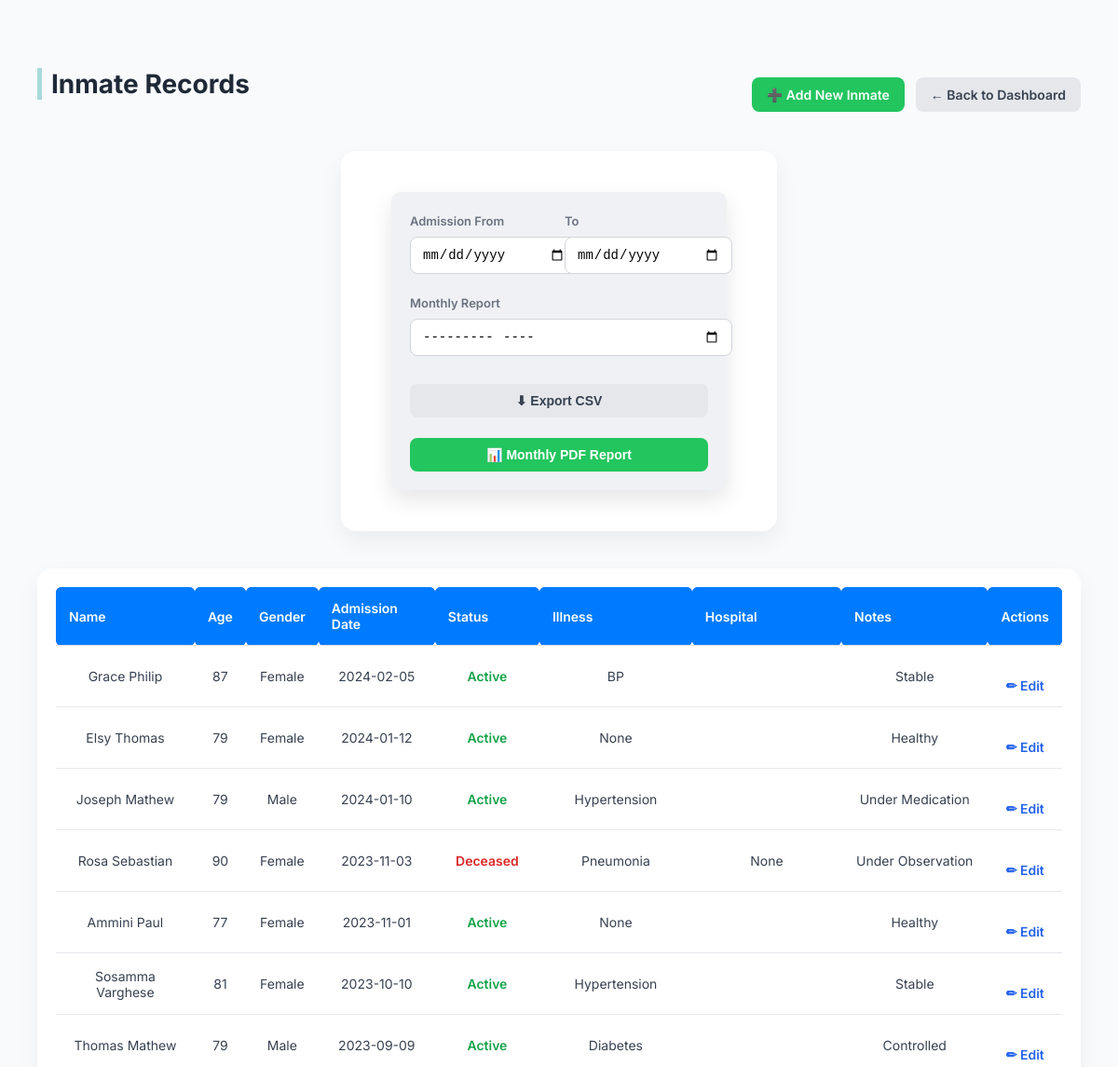
The page /admin/inmates (signed in, upper part) on the database as committed earlier.
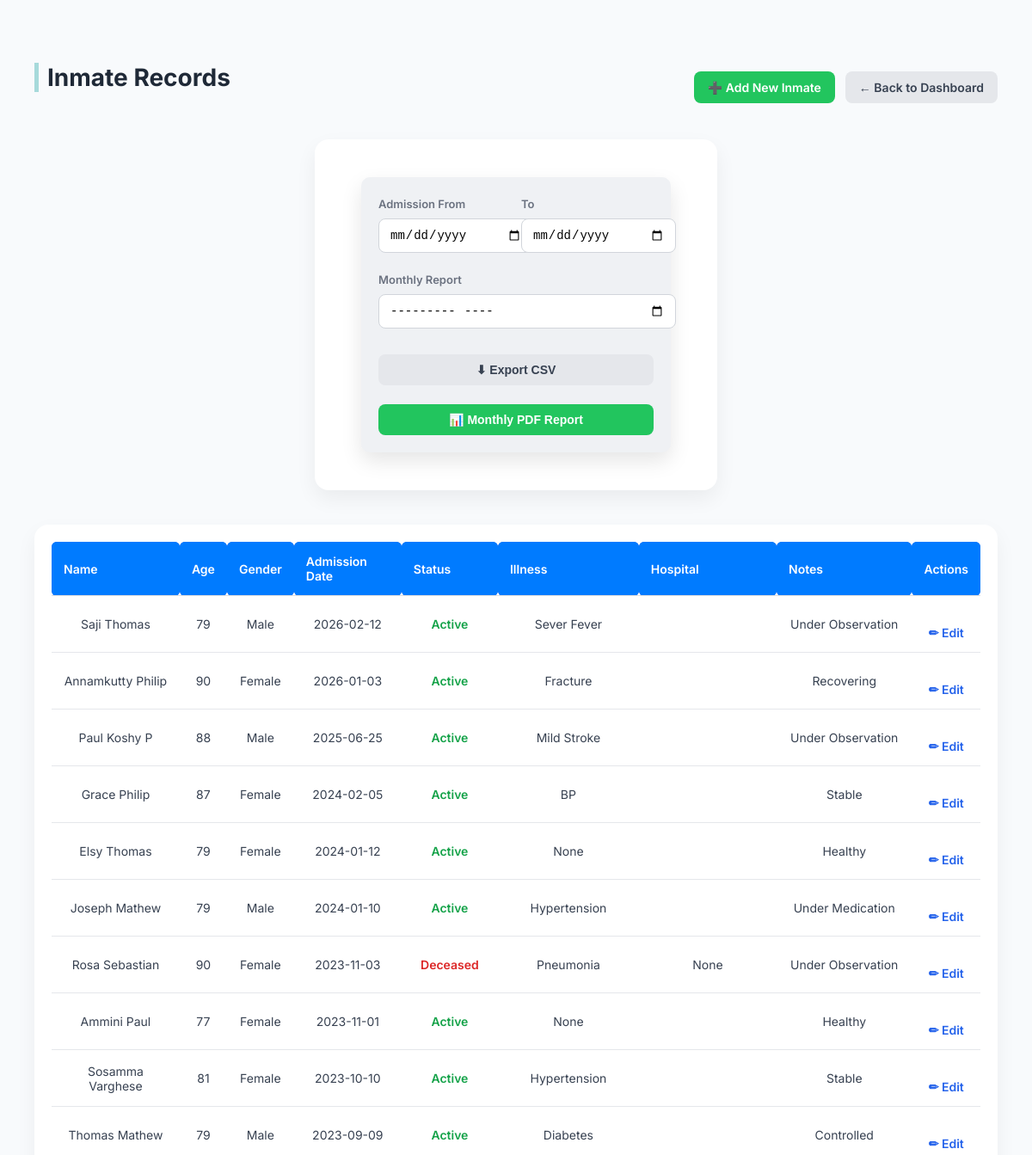
The same page on the database as committed later.
### tables this page shows
CREATE TABLE inmates(
        id INTEGER PRIMARY KEY AUTOINCREMENT,
        name TEXT,
        age INTEGER,
        gender TEXT,
        admission_date TEXT,
        status TEXT,
        illness TEXT,
        hospital_details TEXT,
        notes TEXT,
        date_of_death TEXT,
        previous_status TEXT,
        status_updated_date TEXT
    );

### app.py (the view)
@app.route("/admin/inmates")
def view_inmates():
    if "admin" not in session:
        return redirect("/")
    db = get_db()
    inmates = db.execute(
        "SELECT * FROM inmates ORDER BY admission_date DESC"
    ).fetchall()
    return render_template("inmates.html", inmates=inmates)

### app.py (called while the page is built)
def get_db():
    conn = sqlite3.connect(DB)
    conn.row_factory = sqlite3.Row
    return conn

### templates/inmates.html (shortened to what this page needs)
<!DOCTYPE html>
<html lang="en">
<head>
    <link rel="stylesheet" href="{{ url_for('static', filename='style.css') }}">
</head>
<body>
<div class="container">
    <div class="page-header">
        <h2>Inmate Records</h2>
        <div class="header-actions">
            <a href="/admin/inmates/add" class="action-btn">➕ Add New Inmate</a>
            <a href="/admin" class="action-btn secondary">← Back to Dashboard</a>
        </div>
    </div>
    <div class="filter-card">
        <form method="GET" class="filter-form">
            <div style="flex:1">
                <label>Admission From</label>
                <input type="date" name="from_date">
            </div>
            <div style="flex:1">
                <label>To</label>
                <input type="date" name="to_date">
            </div>
            <div style="flex:1">
                <label>Monthly Report</label>
                <input type="month" name="month">
            </div>
            <button formaction="/admin/export/inmates/csv" class="action-btn secondary">
                ⬇ Export CSV
            </button>
            <button formaction="/admin/export/monthly-report/pdf" class="action-btn">
                📊 Monthly PDF Report
            </button>
        </form>
    </div>
    <div class="table-wrapper">
        <table class="inmate-table">
            <thead>
                <tr>
                    <th>Name</th>
                    <th>Age</th>
                    <th>Gender</th>
                    <th>Admission Date</th>
                    <th>Status</th>
                    <th>Illness</th>
                    <th>Hospital</th>
                    <th>Notes</th>
                    <th>Actions</th>
                </tr>
            </thead>
            <tbody>
            {% for inmate in inmates %}
                <tr>
                    <td>{{ inmate['name'] }}</td>
                    <td>{{ inmate['age'] }}</td>
                    <td>{{ inmate['gender'] }}</td>
                    <td>{{ inmate['admission_date'] }}</td>
                    <td>
                        {% if inmate['status'] == 'Active' %}
                            <span style="color:#16a34a; font-weight:600;">Active</span>
                        {% elif inmate['status'] == 'Discharged' %}
                            <span style="color:#f59e0b; font-weight:600;">Discharged</span>
                        {% elif inmate['status'] == 'Hospitalized' %}
                            <span style="color:#2563eb; font-weight:600;">Hospitalized</span>
                        {% else %}
                            <span style="color:#dc2626; font-weight:600;">Deceased</span>
                        {% endif %}
                    </td>
                    <td>{{ inmate['illness'] }}</td>
                    <td>{{ inmate['hospital_details'] }}</td>
                    <td>{{ inmate['notes'] }}</td>
                    <td>
                        <a href="/admin/edit-inmate/{{ inmate['id'] }}" class="edit-btn">
                            ✏ Edit
                        </a>
                    </td>
                </tr>
            {% endfor %}
            </tbody>
        </table>
    </div>
</div>
</body>
</html>

Rows that differ between the two databases and show on the page:
added inmates: name "Saji Thomas", age "79", gender "Male", admission_date "2026-02-12", status "Active", illness "Sever Fever", notes "Under Observation"
added inmates: name "Annamkutty Philip", age "90", gender "Female", admission_date "2026-01-03", status "Active", illness "Fracture", notes "Recovering"
added inmates: name "Paul Koshy P", age "88", gender "Male", admission_date "2025-06-25", status "Active", illness "Mild Stroke", notes "Under Observation"
